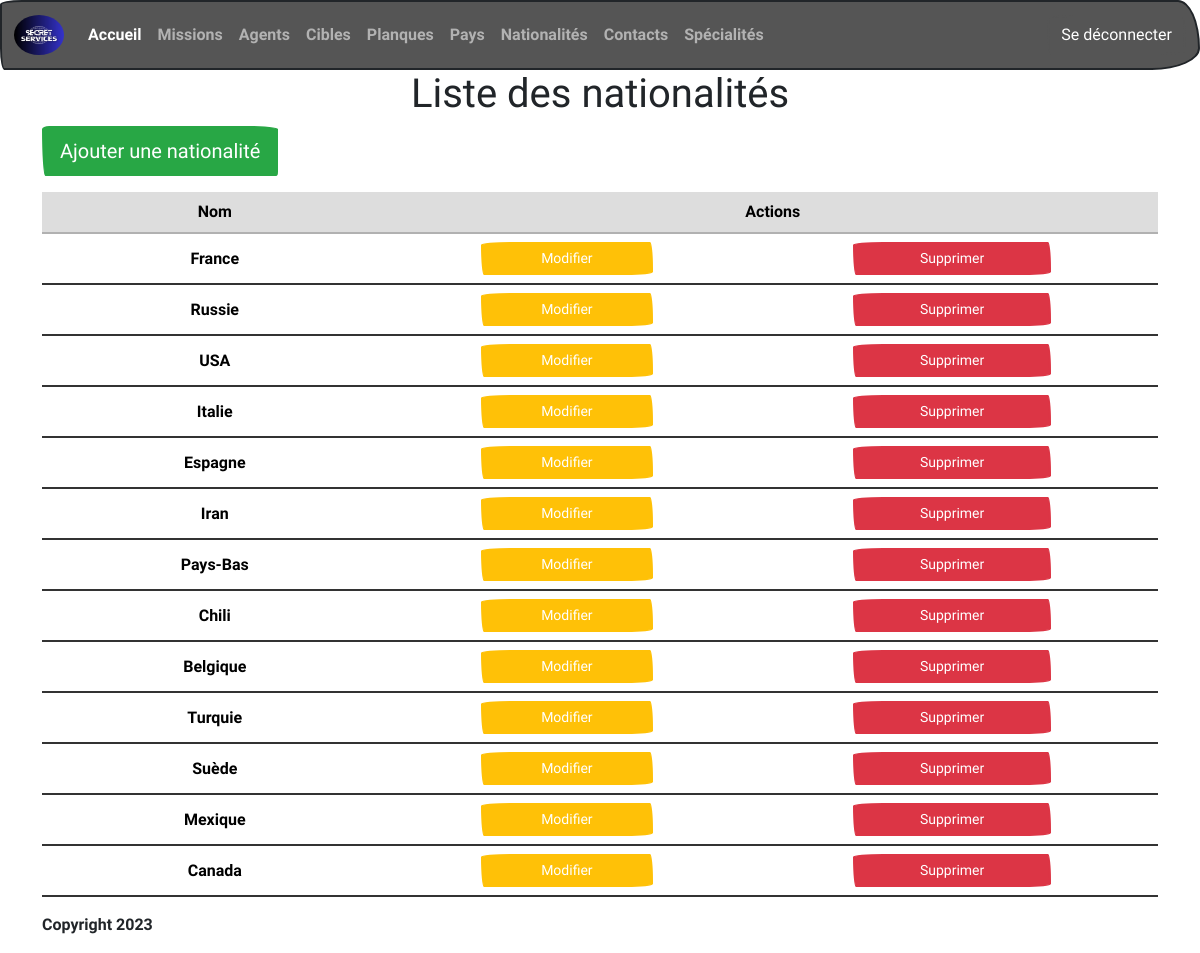
The app's page /nationality (signed in) with its own data.
### tables this page shows
CREATE TABLE IF NOT EXISTS `nationality` (
  `id` int(11) NOT NULL AUTO_INCREMENT,
  `name` varchar(50) NOT NULL,
  PRIMARY KEY (`id`)
);

### controllers/NationalityController.php (called while the page is built, shortened)
<?php
require_once 'models/managers/NationalityManager.php';
class NationalityController
{
    protected $nationalityManager;
    public function __construct()
    {
        $this->nationalityManager = new NationalityManager;
    }
    public function index()
    {
        $nationalities = $this->nationalityManager->showNationalityList();
        require_once 'views/nationality/nationalityList.php';
    }
}

### index.php (called while the page is built, shortened)
<?php
require_once 'controllers/NationalityController.php';
$router = new Router();
$router->addRoute('GET', BASE_URL . '/', 'HomeController', 'index');
$router->addRoute('POST', BASE_URL . '/search', 'SearchController', 'index');
$router->addRoute('GET', BASE_URL . '/login', 'LoginController', 'index');
$router->addRoute('POST', BASE_URL . '/login', 'LoginController', 'login');
$router->addRoute('GET', BASE_URL . '/logout', 'LogoutController', 'logout');
$router->addRoute('GET', BASE_URL . '/country', 'CountryController', 'index');
$router->addRoute('GET', BASE_URL . '/country/add', 'CountryController', 'addCountry');
$router->addRoute('POST', BASE_URL . '/country/add', 'CountryController', 'countryAddedToDatabase');
$router->addRoute('POST', BASE_URL . '/country/edit', 'CountryController', 'editCountry');
$router->addRoute('POST', BASE_URL . '/country/editOk', 'CountryController', 'editCountryInDatabase');
$router->addRoute('POST', BASE_URL . '/country', 'CountryController', 'deleteCountryFromDatabase');
$router->addRoute('GET', BASE_URL . '/nationality', 'NationalityController', 'index');
$router->addRoute('GET', BASE_URL . '/nationality/add', 'NationalityController', 'addNationality');
$router->addRoute('POST', BASE_URL . '/nationality/add', 'NationalityController', 'nationalityAddedToDatabase');
$router->addRoute('POST', BASE_URL . '/nationality/edit', 'NationalityController', 'editNationality');
$router->addRoute('POST', BASE_URL . '/nationality/editOk', 'NationalityController', 'editNationalityInDatabase');
$router->addRoute('POST', BASE_URL . '/nationality', 'NationalityController', 'deleteNationalityFromDatabase');
$router->addRoute('GET', BASE_URL . '/hideout', 'HideoutController', 'index');
$router->addRoute('GET', BASE_URL . '/hideout/add', 'HideoutController', 'addHideout');
$router->addRoute('POST', BASE_URL . '/hideout/add', 'HideoutController', 'hideoutAddedToDatabase');
$router->addRoute('POST', BASE_URL . '/hideout/edit', 'HideoutController', 'editHideout');
$router->addRoute('POST', BASE_URL . '/hideout/editOk', 'HideoutController', 'editHideoutInDatabase');
$router->addRoute('POST', BASE_URL . '/hideout', 'HideoutController', 'deleteHideoutFromDatabase');
$router->addRoute('GET', BASE_URL . '/target', 'TargetController', 'index');
$router->addRoute('GET', BASE_URL . '/target/add', 'TargetController', 'addTarget');
$router->addRoute('POST', BASE_URL . '/target/add', 'TargetController', 'targetAddedToDatabase');
$router->addRoute('POST', BASE_URL . '/target/edit', 'TargetController', 'editTarget');
$router->addRoute('POST', BASE_URL . '/target/editOk', 'TargetController', 'editTargetInDatabase');
$router->addRoute('POST', BASE_URL . '/target', 'TargetController', 'deleteTargetFromDatabase');
$router->addRoute('GET', BASE_URL . '/contact', 'ContactController', 'index');
$router->addRoute('GET', BASE_URL . '/contact/add', 'ContactController', 'addContact');
$router->addRoute('POST', BASE_URL . '/contact/add', 'ContactController', 'contactAddedToDatabase');
$router->addRoute('POST', BASE_URL . '/contact/edit', 'ContactController', 'editContact');
$router->addRoute('POST', BASE_URL . '/contact/editOk', 'ContactController', 'editContactInDatabase');
$router->addRoute('POST', BASE_URL . '/contact', 'ContactController', 'deleteContactFromDatabase');
$router->addRoute('GET', BASE_URL . '/agent', 'AgentController', 'index');
$router->addRoute('GET', BASE_URL . '/agent/add', 'AgentController', 'addAgent');
$router->addRoute('POST', BASE_URL . '/agent/add', 'AgentController', 'agentAddedToDatabase');
$router->addRoute('POST', BASE_URL . '/agent/edit', 'AgentController', 'editAgent');
$router->addRoute('POST', BASE_URL . '/agent/editOk', 'AgentController', 'editAgentInDatabase');
$router->addRoute('POST', BASE_URL . '/agent', 'AgentController', 'deleteAgentFromDatabase');
$router->addRoute('GET', BASE_URL . '/mission', 'MissionController', 'index');
$router->addRoute('GET', BASE_URL . '/mission/add', 'MissionController', 'addMission');
$router->addRoute('POST', BASE_URL . '/mission/add', 'MissionController', 'missionAddedInDatabase');
$router->addRoute('POST', BASE_URL . '/mission/edit', 'MissionController', 'editMission');
$router->addRoute('POST', BASE_URL . '/mission/editOk', 'MissionController', 'editMissionInDatabase');
$router->addRoute('POST', BASE_URL . '/mission', 'MissionController', 'deleteMissionFromDatabase');
$router->addRoute('GET', BASE_URL . '/speciality', 'SpecialityController', 'index');
$router->addRoute('GET', BASE_URL . '/speciality/add', 'SpecialityController', 'addSpeciality');
$router->addRoute('POST', BASE_URL . '/speciality/add', 'SpecialityController', 'specialityAddedInDatabase');
$router->addRoute('POST', BASE_URL . '/speciality/edit', 'SpecialityController', 'editSpeciality');
$router->addRoute('POST', BASE_URL . '/speciality/editOk', 'SpecialityController', 'editSpecialityInDatabase');
$router->addRoute('POST', BASE_URL . '/speciality', 'SpecialityController', 'deleteSpecialityFromDatabase');
$method = $_SERVER['REQUEST_METHOD'];
$uri = $_SERVER['REQUEST_URI'];
$handler = $router->getHandler($method, $uri);
$controller = new $handler['controller']();
$action = $handler['action'];
$controller->$action();

### models/Model.php (called while the page is built, shortened)
<?php
abstract class Model
{
    private static $pdo;
    private static function setDatabase()
    {
        $host = 'localhost';
        $username = 'root';
        $password = '';
        $dbname = 'spy_agency';
        self::$pdo = new PDO('mysql:host=' . $host . ';port=3307;dbname=' . $dbname . ';charset=utf8', $username, $password);
        self::$pdo->setAttribute(PDO::ATTR_ERRMODE, PDO::ERRMODE_WARNING);
    }
    protected function getDatabase()
    {
        return self::$pdo;
    }
}

### models/managers/NationalityManager.php (called while the page is built, shortened)
<?php
require_once 'models/Model.php';
require_once 'models/classes/Nationality.php';
class NationalityManager extends Model
{
    public function showNationalityList()
    {
        try {
            $req = 'SELECT * FROM nationality';
            $stmt = $this->getDatabase()->prepare($req);
            if ($stmt->execute()) {
                  return $stmt->fetchAll(PDO::FETCH_ASSOC);
              }
        } catch (PDOException $e) {
            $e->getMessage();
        }
    }
}

### models/classes/Nationality.php (called while the page is built, shortened)
<?php
class Nationality
{
    private string $name;
    public function __construct(int $id, string $name)
    {
        $this->name = $name;
    }
    public function getName(): string
    {
        return $this->name;
    }
}

### views/nationality/nationalityList.php (the view, shortened to what this page needs)
<?php
if (isset($_SESSION['connect']) && $_SESSION['role'] === '["ROLE_ADMIN"]') {
?>
<h1 class="text-center">Liste des nationalités</h1>
<a href="<?= BASE_URL ?>/nationality/add" class="btn btn-success btn-lg">Ajouter une nationalité</a>
<table class="table table-hover text-center mt-3">
    <thead>
        <tr class="table-secondary">
            <th scope="col">Nom</th>
            <th scope="col" colspan="2">Actions</th>
        </tr>
    </thead>
    <tbody>
    <?php
    foreach ($nationalities as $nationality) :
        $nationality = new Nationality($nationality['id'], $nationality['name'])
    ?>
        <tr>
            <td class="align-middle"><?= $nationality->getName(); ?></td>
            <td class="align-middle">
                <form action="<?= BASE_URL ?>/nationality/edit" method="POST">
                    <div class="d-grid gap-2 col-6 mx-auto">
                        <button type="submit" class="btn btn-warning btn-sm">Modifier</button>
                    </div>
                </form>
          </td>
          <td class="align-middle">
              <form action="<?= BASE_URL ?>/nationality" method="POST" onSubmit="return confirm('Êtes-vous sûr?');">
                  <div class="d-grid gap-2 col-6 mx-auto">
                      <button type="submit" class="btn btn-danger btn-sm">Supprimer</button>
                  </div>
              </form>
          </td>
      </tr>
      <?php
      endforeach;
      ?>
    </tbody>
</table>
<?php
}
?>
<?php
require('views/global/layout.php');
?>

### records on screen
nationality: name "France"
nationality: name "Russie"
nationality: name "USA"
nationality: name "Italie"
nationality: name "Espagne"
nationality: name "Iran"
nationality: name "Pays-Bas"
nationality: name "Chili"
nationality: name "Belgique"
nationality: name "Turquie"
nationality: name "Suède"
nationality: name "Mexique"
nationality: name "Canada"
